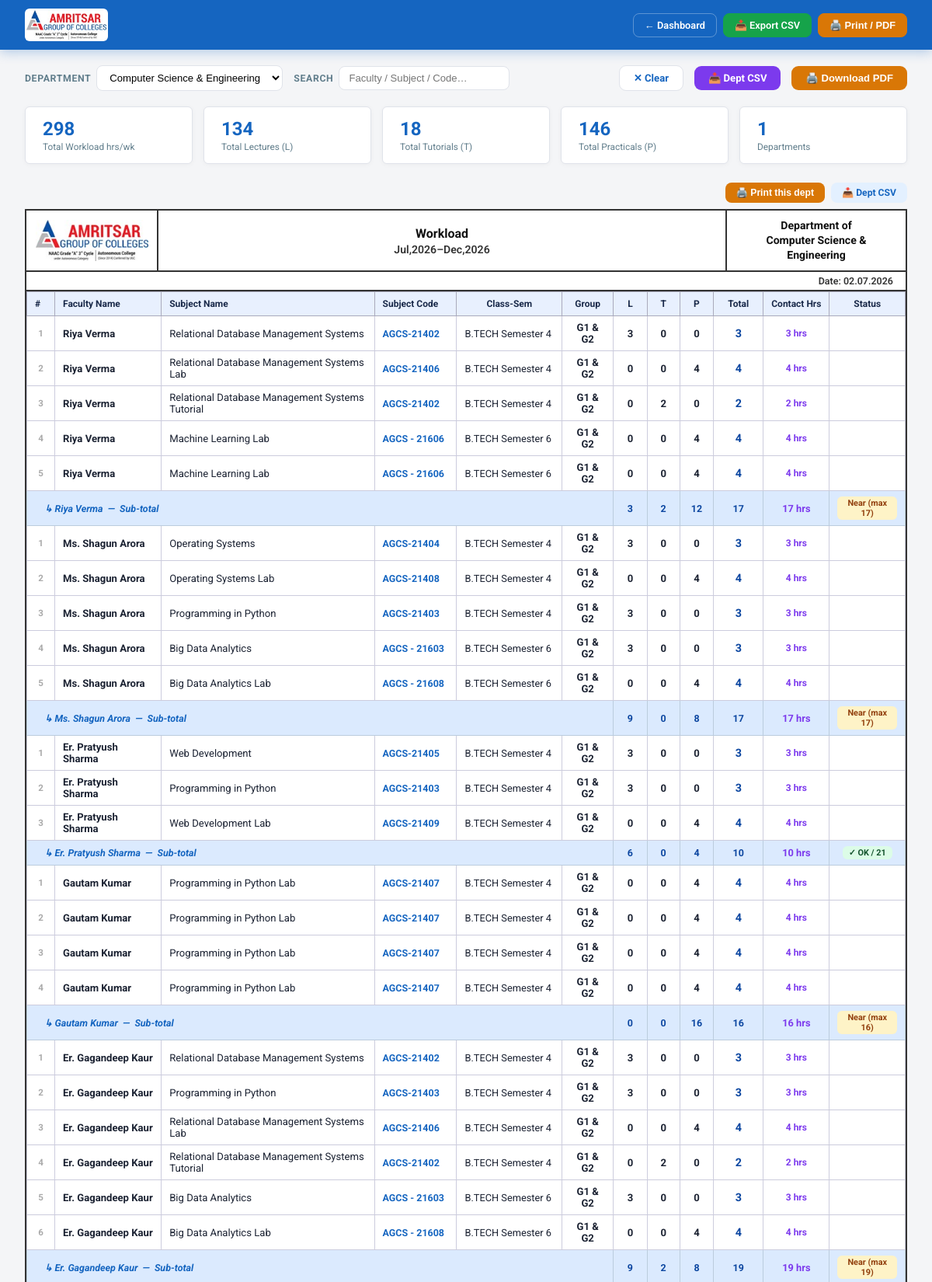
The app's page /workload-report/ (signed in, upper part) with its own data.
### scheduler/models.py (models this page shows, shortened)
class Department(models.Model):
    name = models.CharField(max_length=100)

class Professor(models.Model):
    name = models.CharField(max_length=100)
    professor_id = models.CharField(max_length=50, blank=True, default='')
    department = models.ForeignKey(
        'Department', on_delete=models.SET_NULL, null=True, blank=True,
        related_name='professors')
    departments = models.ManyToManyField(
        'Department', blank=True, related_name='shared_professors')
    email = models.EmailField(blank=True)
    max_workload_hours_per_week = models.IntegerField(default=20)
    specialization_subjects = models.TextField(blank=True, default='')
    section_restrictions = models.TextField(blank=True, default='')

class Subject(models.Model):
    TYPE_CHOICES = (
        ('THEORY', 'Theoretical'), ('LAB', 'Lab'),
        ('TUTORIAL', 'Tutorial'), ('NPTEL', 'NPTEL (after 2:00 PM only)'),
    )
    ALLOWED_GROUPS_CHOICES = (
        ('G1', 'Group 1 Only'), ('G2', 'Group 2 Only'), ('G3', 'Group 3 Only'), ('G4', 'Group 4 Only'), ('BOTH', 'All Groups'),
    )
    code = models.CharField(max_length=20, blank=True, default='', verbose_name='Subject Code')
    name = models.CharField(max_length=100)
    subject_type = models.CharField(max_length=10, choices=TYPE_CHOICES)
    professors = models.ManyToManyField(Professor)
    duration = models.IntegerField(default=1)  # 1=50min, 2=100min (lab)
    lectures_per_week = models.IntegerField()
    section = models.ForeignKey(Section, on_delete=models.CASCADE, related_name='subjects', null=True, blank=True)
    lab_room = models.ForeignKey(Room, on_delete=models.SET_NULL, null=True, blank=True, related_name='pinned_subjects')
    allowed_groups = models.CharField(max_length=10, choices=ALLOWED_GROUPS_CHOICES, default='BOTH')
    specialization_required = models.BooleanField(default=False)
    is_elective = models.BooleanField(default=False)

### scheduler/views.py (the view)
# urls.py: path('workload-report/', views.workload_report, name='workload_report'),
def workload_report(request):
    from collections import defaultdict, OrderedDict
    from datetime import date
    dept_filter_id = request.GET.get('dept')
    departments    = Department.objects.all().order_by('name')
    own_dept = acc.current_department_id(request)
    if own_dept:
        dept_filter_id = str(own_dept)
        departments = departments.filter(id=own_dept)
    def mins_to_display(slots):
        if slots == 0:
            return '—'
        return f'{slots} hrs'
    ts_qs = (TimeSlot.objects
             .select_related('subject', 'professor', 'section__course__department', 'section')
             .order_by('section__course__department__name', 'section__course__name', 'section__year'))
    if dept_filter_id:
        ts_qs = ts_qs.filter(section__course__department_id=dept_filter_id)
    dept_profs  = defaultdict(OrderedDict)
    dept_totals = defaultdict(lambda: {'l':0,'t':0,'p':0,'total':0})
    seen_slot = set()                 # (prof, subject, eff-sec, year, course, day, slot)
    prof_meta = {}                    # prof_id -> {name, max, dept}
    prof_rows = defaultdict(dict)     # prof_id -> {(subject, eff-sec) -> row}
    for ts in ts_qs:
        sec = ts.section
        if not sec or not ts.professor:
            continue
        prof, subj = ts.professor, ts.subject
        eff = sec.get_effective_section_name()
        rkey = (subj.name, eff)
        slot_key = (prof.id, subj.name, eff, sec.year, sec.course_id, ts.day, ts.slot)
        if slot_key in seen_slot:
            r = prof_rows[prof.id].get(rkey)
            if r is not None:
                r['groups'].add(sec.group)
            continue
        seen_slot.add(slot_key)
        prof_meta[prof.id] = {'name': prof.name, 'max': prof.max_workload_hours_per_week,
                              'dept': sec.course.department.name}
        r = prof_rows[prof.id].get(rkey)
        if r is None:
            r = {'subject': subj.name, 'code': subj.code or '',
                 'class_sem': f"{sec.course.get_display_name()} {sec.get_year_display_label()}",
                 'groups': set(), 'l': 0, 't': 0, 'p': 0}
            prof_rows[prof.id][rkey] = r
        r['groups'].add(sec.group)
        if subj.subject_type == 'LAB':
            r['p'] += 1
        elif subj.subject_type == 'TUTORIAL':
            r['t'] += 1
        else:                                   # theory / NPTEL / elective
            r['l'] += 1
    for pid, rows in prof_rows.items():
        meta = prof_meta[pid]; dn = meta['dept']
        pe = {'name': meta['name'], 'max': meta['max'], 'rows': [],
              'l': 0, 't': 0, 'p': 0, 'total': 0, 'mins': 0}
        for r in rows.values():
            total = r['l'] + r['t'] + r['p']
            pe['rows'].append({
                'subject': r['subject'], 'code': r['code'], 'class_sem': r['class_sem'],
                'group': ' & '.join(sorted(r['groups'])),
                'l': r['l'], 't': r['t'], 'p': r['p'], 'total': total,
                'time_display': mins_to_display(total),
            })
            pe['l'] += r['l']; pe['t'] += r['t']; pe['p'] += r['p']
            pe['total'] += total; pe['mins'] += total
        dept_profs[dn][pid] = pe
        dt = dept_totals[dn]
        dt['l'] += pe['l']; dt['t'] += pe['t']; dt['p'] += pe['p']; dt['total'] += pe['total']
    for dept_name, prof_map in dept_profs.items():
        dept_mins = 0
        for pid, pe in prof_map.items():
            pe['time_display'] = mins_to_display(pe.get('mins', 0))
            dept_mins += pe.get('mins', 0)
        dept_totals[dept_name]['time_display'] = mins_to_display(dept_mins)
    today = date.today()
    try:
        from .models import DepartmentSettings
        ds = DepartmentSettings.objects.first()
    except Exception:
        ds = None
    if today.month <= 6:
        sem_period = f"Jan,{today.year}–Jun,{today.year}"
    else:
        sem_period = f"Jul,{today.year}–Dec,{today.year}"
    selected_dept = None
    if dept_filter_id:
        try:
            selected_dept = Department.objects.get(id=dept_filter_id)
        except Department.DoesNotExist:
            pass
    grand = {'l':0,'t':0,'p':0,'total':0}
    for dt in dept_totals.values():
        grand['l']     += dt['l']
        grand['t']     += dt['t']
        grand['p']     += dt['p']
        grand['total'] += dt['total']
    return render(request, 'workload_report.html', {
        'dept_profs':    dict(dept_profs),    # dept -> OrderedDict(prof_id -> prof_entry)
        'dept_totals':   dict(dept_totals),
        'departments':   departments,
        'selected_dept': selected_dept,
        'dept_filter_id':dept_filter_id,
        'sem_period':    sem_period,
        'today':         today,
        'grand_total':   grand,
    })

### scheduler/accounts.py (called while the page is built)
def current_role(request):
    return request.session.get('role')

def current_display_name(request):
    return request.session.get('display_name', '')

def current_department_id(request):
    return request.session.get('department_id')

def auth_context(request):
    role = current_role(request)
    dept_name = ''
    dept_id = current_department_id(request)
    if dept_id:
        from .models import Department
        d = Department.objects.filter(id=dept_id).first()
        dept_name = d.name if d else ''
    return {
        'auth_role': role,
        'auth_display_name': current_display_name(request),
        'auth_is_admin': role == ADMIN,
        'auth_is_dept_admin': role == DEPT_ADMIN,
        'auth_is_staff': role in STAFF_ROLES,
        'auth_department_name': dept_name,
    }

### scheduler/models.py (called while the page is built)
    def get_display_name(self):
        if self.name == 'CUSTOM' and self.custom_name:
            return self.custom_name
        return self.get_name_display()

    def get_year_display_label(self):
        if self.year == 'CUSTOM' and self.custom_year:
            return self.custom_year
        return dict(self.YEAR_CHOICES).get(self.year, self.year)

    def get_effective_section_name(self):
        if self.section_name == 'CUSTOM' and self.custom_section_name:
            return self.custom_section_name
        if self.section_name == 'CUSTOM':
            return 'Custom'
        return self.section_name

### scheduler/templatetags/dict_filters.py (called while the page is built)
@register.filter
def dict_get(d, key):
    try:
        return d[key]
    except (KeyError, TypeError):
        return {}

### template/workload_report.html (shortened to what this page needs)
{% load dict_filters %}
<!DOCTYPE html>
<html lang="en">
<head>
</head>
<body>
<nav>
  <div class="brand">
    <img src="/static/agclogo.jpg" alt="AGC" onerror="this.style.display='none'">
  </div>
  <div class="nav-right">
    <a href="/" class="nav-btn">← Dashboard</a>
    <a href="/workload-report/csv/" class="nav-btn nav-btn-green">📥 Export CSV</a>
    <button class="nav-btn nav-btn-amber" onclick="window.print()">🖨️ Print / PDF</button>
  </div>
</nav>
<form method="get">
<div class="controls-bar">
  <div class="ctrl-group">
    <span class="ctrl-lbl">Department</span>
    <select class="ctrl-sel" name="dept" onchange="this.form.submit()">
      {% for d in departments %}
        <option value="{{ d.id }}" {% if dept_filter_id == d.id|stringformat:"s" %}selected{% endif %}>
          {{ d.name }}
        </option>
      {% endfor %}
    </select>
  </div>
  <div class="ctrl-group">
    <span class="ctrl-lbl">Search</span>
    <input type="text" id="wlSearch" name="q" placeholder="Faculty / Subject / Code…"
           value="{{ request.GET.q|default:'' }}"
           style="padding:7px 12px;border:1.5px solid var(--border);border-radius:8px;
                  font-size:.82rem;width:220px;outline:none;"
           oninput="filterWorkload(this.value)"
           onfocus="this.style.borderColor='var(--blue)'"
           onblur="this.style.borderColor='var(--border)'">
  </div>
  {% if dept_filter_id %}
    <a href="/workload-report/" class="sbtn sbtn-white">✕ Clear</a>
    <a href="/workload-report/csv/?dept={{ dept_filter_id }}" class="sbtn" style="background:#7c3aed;color:#fff;">📥 Dept CSV</a>
  {% else %}
    <a href="/workload-report/csv/" class="sbtn sbtn-green">📥 All CSV</a>
  {% endif %}
  <button type="button" class="sbtn sbtn-amber" onclick="window.print()">🖨️ Download PDF</button>
</div>
</form>
<div class="summary-cards">
  <div class="sc"><div class="val">{{ grand_total.total }}</div><div class="lbl">Total Workload hrs/wk</div></div>
  <div class="sc"><div class="val">{{ grand_total.l }}</div><div class="lbl">Total Lectures (L)</div></div>
  <div class="sc"><div class="val">{{ grand_total.t }}</div><div class="lbl">Total Tutorials (T)</div></div>
  <div class="sc"><div class="val">{{ grand_total.p }}</div><div class="lbl">Total Practicals (P)</div></div>
  <div class="sc"><div class="val">{{ departments|length }}</div><div class="lbl">Departments</div></div>
</div>
<div class="report-area">
{% if dept_profs %}
  {% for dept_name, prof_map in dept_profs.items %}
  <div class="dept-section">
    <div style="display:flex;justify-content:flex-end;gap:8px;margin-bottom:8px;" class="no-print">
      <button onclick="printDeptSection(this)"
              style="background:var(--amber);color:#fff;border:none;border-radius:8px;
                     padding:6px 14px;font-size:.76rem;font-weight:700;cursor:pointer;">
        🖨️ Print this dept
      </button>
      <a href="/workload-report/csv/?dept={{ request.GET.dept }}"
         style="background:var(--blue-light);color:var(--blue);font-weight:700;
                padding:6px 14px;border-radius:8px;text-decoration:none;font-size:.76rem;">
        📥 Dept CSV
      </a>
    </div>
    <div class="college-header">
      <div class="ch-logo">
        <img src="/static/agclogo.jpg" alt="AGC"
             onerror="this.outerHTML='<div class=ch-logo-text>AMRITSAR<br>GROUP OF<br>COLLEGES</div>'">
      </div>
      <div class="ch-center">
        <div class="sem-title">Workload</div>
        <div class="sem-period">{{ sem_period }}</div>
      </div>
      <div class="ch-right">
        <div class="dept-title">Department of<br>{{ dept_name }}</div>
      </div>
    </div>
    <div class="date-line">Date: {{ today|date:"d.m.Y" }}</div>
    <div class="wl-table-wrap">
      <table class="wl-table">
        <thead>
          <tr class="col-headers">
            <th style="width:36px;">#</th>
            <th>Faculty Name</th>
            <th>Subject Name</th>
            <th>Subject Code</th>
            <th>Class-Sem</th>
            <th>Group</th>
            <th style="width:42px;">L</th>
            <th style="width:42px;">T</th>
            <th style="width:42px;">P</th>
            <th style="width:64px;">Total</th>
            <th style="width:80px;">Contact Hrs</th>
            <th>Status</th>
          </tr>
        </thead>
        <tbody>
          {% for prof_id, prof in prof_map.items %}
            {% for row in prof.rows %}
            <tr class="data-row">
              <td class="num" style="color:#aaa;font-size:.72rem;">{{ forloop.counter }}</td>
              <td><strong>{{ prof.name }}</strong></td>
              <td>{{ row.subject }}</td>
              <td style="font-weight:700;color:var(--blue);font-size:.78rem;">{{ row.code|default:"—" }}</td>
              <td style="white-space:nowrap;font-size:.8rem;">{{ row.class_sem }}</td>
              <td style="text-align:center;"><strong>{{ row.group }}</strong></td>
              <td class="num">{{ row.l }}</td>
              <td class="num">{{ row.t }}</td>
              <td class="num">{{ row.p }}</td>
              <td class="total-cell">{{ row.total }}</td>
              <td class="num" style="font-size:.75rem;color:#7c3aed;font-weight:700;white-space:nowrap;">{{ row.time_display }}</td>
              <td></td>
            </tr>
            {% endfor %}
            <tr class="prof-sub">
              <td colspan="6" class="sub-label">
                ↳ {{ prof.name }} &nbsp;—&nbsp; Sub-total
              </td>
              <td class="num">{{ prof.l }}</td>
              <td class="num">{{ prof.t }}</td>
              <td class="num">{{ prof.p }}</td>
              <td class="total-cell">{{ prof.total }}</td>
              <td class="num" style="font-size:.8rem;color:#7c3aed;font-weight:700;white-space:nowrap;">{{ prof.time_display }}</td>
              <td style="text-align:center;">
                {% if prof.total == 0 %}
                  <span class="sb sb-zero">No load</span>
                {% elif prof.max > 0 and prof.total > prof.max %}
                  <span class="sb sb-over">⚠️ Over (max {{ prof.max }})</span>
                {% elif prof.max > 0 and prof.total >= prof.max|add:"-2" %}
                  <span class="sb sb-near">Near (max {{ prof.max }})</span>
                {% else %}
                  <span class="sb sb-ok">✓ OK{% if prof.max > 0 %} / {{ prof.max }}{% endif %}</span>
                {% endif %}
              </td>
            </tr>
          {% endfor %}
        </tbody>
      </table>
    </div>
  </div>
  {% endfor %}
{% endif %}
</div>
</body>
</html>

### records on screen
Department: dept_profs "Computer Science & Engineering"
Professor: name "Riya Verma" "Riya Verma" "Riya Verma" "Riya Verma" "Riya Verma", name "Riya Verma"
Subject: subject "Relational Database Management Systems", code "AGCS-21402"
Subject: subject "Relational Database Management Systems Lab", code "AGCS-21406"
Subject: subject "Relational Database Management Systems Tutorial", code "AGCS-21402"
Subject: subject "Machine Learning Lab", code "AGCS - 21606"
Subject: subject "Machine Learning Lab", code "AGCS - 21606"
Professor: name "Ms. Shagun Arora" "Ms. Shagun Arora" "Ms. Shagun Arora" "Ms. Shagun Arora" "Ms. Shagun Arora", name "Ms. Shagun Arora"
Subject: subject "Operating Systems", code "AGCS-21404"
Subject: subject "Operating Systems Lab", code "AGCS-21408"
Subject: subject "Programming in Python", code "AGCS-21403"
Subject: subject "Big Data Analytics", code "AGCS - 21603"
Subject: subject "Big Data Analytics Lab", code "AGCS - 21608"
Professor: name "Er. Pratyush Sharma" "Er. Pratyush Sharma" "Er. Pratyush Sharma", name "Er. Pratyush Sharma"
Subject: subject "Web Development", code "AGCS-21405"
Subject: subject "Programming in Python", code "AGCS-21403"
Subject: subject "Web Development Lab", code "AGCS-21409"
Professor: name "Gautam Kumar" "Gautam Kumar" "Gautam Kumar" "Gautam Kumar", name "Gautam Kumar"
Subject: subject "Programming in Python Lab", code "AGCS-21407"
Subject: subject "Programming in Python Lab", code "AGCS-21407"
Subject: subject "Programming in Python Lab", code "AGCS-21407"
Subject: subject "Programming in Python Lab", code "AGCS-21407"
Professor: name "Er. Gagandeep Kaur" "Er. Gagandeep Kaur" "Er. Gagandeep Kaur" "Er. Gagandeep Kaur" "Er. Gagandeep Kaur" "Er. Gagandeep Kaur", name "Er. Gagandeep Kaur"
Subject: subject "Relational Database Management Systems", code "AGCS-21402"
Subject: subject "Programming in Python", code "AGCS-21403"
Subject: subject "Relational Database Management Systems Lab", code "AGCS-21406"
Subject: subject "Relational Database Management Systems Tutorial", code "AGCS-21402"
Subject: subject "Big Data Analytics", code "AGCS - 21603"
Subject: subject "Big Data Analytics Lab", code "AGCS - 21608"

### other values on screen
{{ grand_total.total }} "298"
{{ grand_total.l }} "134"
{{ grand_total.t }} "18"
{{ grand_total.p }} "146"
{{ departments|length }} "1"
{{ sem_period }} "Jul,2026–Dec,2026"
{{ row.class_sem }} "B.TECH Semester 4" "B.TECH Semester 4" "B.TECH Semester 4" "B.TECH Semester 6" "B.TECH Semester 6" "B.TECH Semester 4" "B.TECH Semester 4" "B.TECH Semester 4" "B.TECH Semester 6" "B.TECH Semester 6" "B.TECH Semester 4" "B.TECH Semester 4" "B.TECH Semester 4" "B.TECH Semester 4" "B.TECH Semester 4" "B.TECH Semester 4" "B.TECH Semester 4" "B.TECH Semester 4" "B.TECH Semester 4" "B.TECH Semester 4" "B.TECH Semester 4" "B.TECH Semester 6" "B.TECH Semester 6"
{{ row.group }} "G1 & G2" "G1 & G2" "G1 & G2" "G1 & G2" "G1 & G2" "G1 & G2" "G1 & G2" "G1 & G2" "G1 & G2" "G1 & G2" "G1 & G2" "G1 & G2" "G1 & G2" "G1 & G2" "G1 & G2" "G1 & G2" "G1 & G2" "G1 & G2" "G1 & G2" "G1 & G2" "G1 & G2" "G1 & G2" "G1 & G2"
{{ row.l }} "3" "0" "0" "0" "0" "3" "0" "3" "3" "0" "3" "3" "0" "0" "0" "0" "0" "3" "3" "0" "0" "3" "0"
{{ row.t }} "0" "0" "2" "0" "0" "0" "0" "0" "0" "0" "0" "0" "0" "0" "0" "0" "0" "0" "0" "0" "2" "0" "0"
{{ row.p }} "0" "4" "0" "4" "4" "0" "4" "0" "0" "4" "0" "0" "4" "4" "4" "4" "4" "0" "0" "4" "0" "0" "4"
{{ row.total }} "3" "4" "2" "4" "4" "3" "4" "3" "3" "4" "3" "3" "4" "4" "4" "4" "4" "3" "3" "4" "2" "3" "4"
{{ row.time_display }} "3 hrs" "4 hrs" "2 hrs" "4 hrs" "4 hrs" "3 hrs" "4 hrs" "3 hrs" "3 hrs" "4 hrs" "3 hrs" "3 hrs" "4 hrs" "4 hrs" "4 hrs" "4 hrs" "4 hrs" "3 hrs" "3 hrs" "4 hrs" "2 hrs" "3 hrs" "4 hrs"
{{ prof.l }} "3" "9" "6" "0" "9"
{{ prof.t }} "2" "0" "0" "0" "2"
